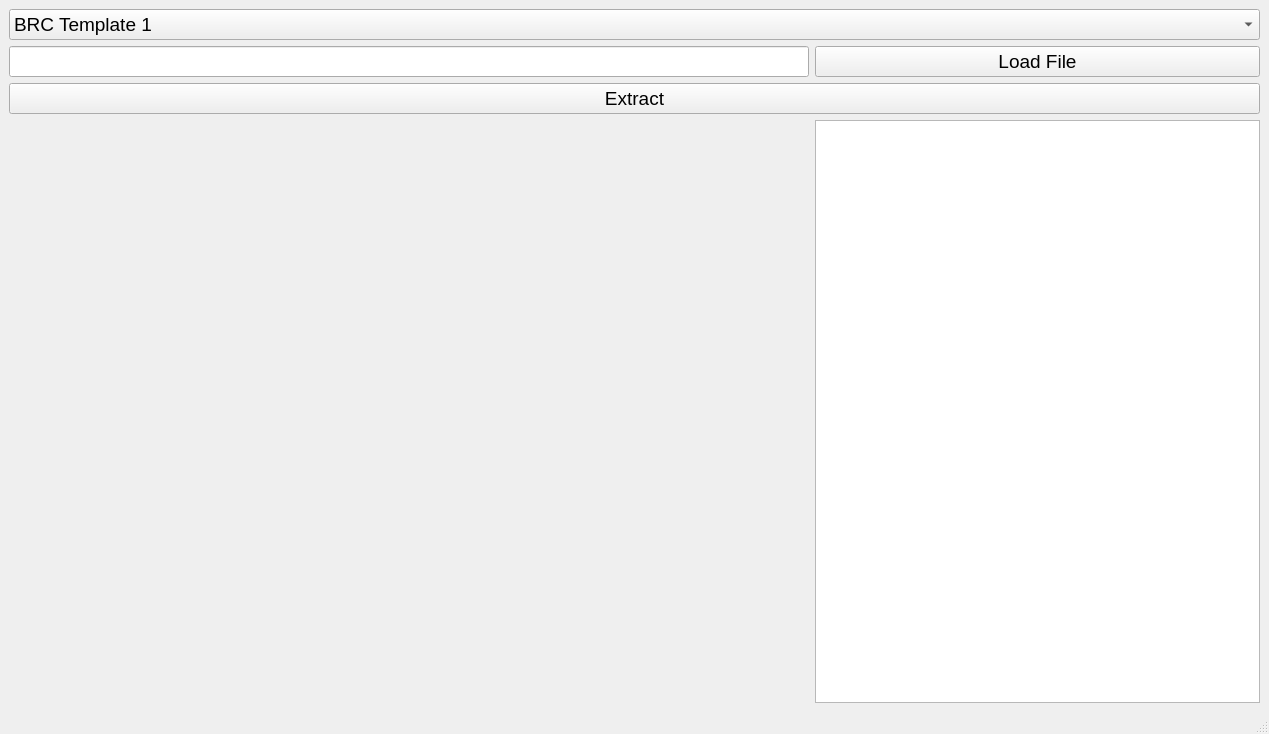
<?xml version="1.0" encoding="UTF-8"?>
<ui version="4.0">
 <class>MainWindow</class>
 <widget class="QMainWindow" name="MainWindow">
  <property name="geometry">
   <rect>
    <x>0</x>
    <y>0</y>
    <width>1269</width>
    <height>734</height>
   </rect>
  </property>
  <property name="windowTitle">
   <string>BlueShieldDocPro</string>
  </property>
  <widget class="QWidget" name="centralwidget">
   <layout class="QGridLayout" name="gridLayout">
    <item row="3" column="0">
     <widget class="QLabel" name="img">
      <property name="minimumSize">
       <size>
        <width>800</width>
        <height>400</height>
       </size>
      </property>
      <property name="font">
       <font>
        <pointsize>14</pointsize>
       </font>
      </property>
      <property name="text">
       <string/>
      </property>
      <property name="alignment">
       <set>Qt::AlignCenter</set>
      </property>
     </widget>
    </item>
    <item row="1" column="0">
     <widget class="QLineEdit" name="fpath">
      <property name="font">
       <font>
        <pointsize>14</pointsize>
       </font>
      </property>
     </widget>
    </item>
    <item row="1" column="1">
     <widget class="QPushButton" name="browse">
      <property name="font">
       <font>
        <pointsize>14</pointsize>
       </font>
      </property>
      <property name="text">
       <string>Load File</string>
      </property>
     </widget>
    </item>
    <item row="3" column="1">
     <widget class="QPlainTextEdit" name="result">
      <property name="minimumSize">
       <size>
        <width>400</width>
        <height>400</height>
       </size>
      </property>
      <property name="font">
       <font>
        <pointsize>14</pointsize>
       </font>
      </property>
     </widget>
    </item>
    <item row="2" column="0" colspan="2">
     <widget class="QPushButton" name="extract">
      <property name="font">
       <font>
        <pointsize>14</pointsize>
       </font>
      </property>
      <property name="text">
       <string>Extract</string>
      </property>
     </widget>
    </item>
    <item row="0" column="0" colspan="2">
     <widget class="QComboBox" name="brc_template">
      <property name="font">
       <font>
        <pointsize>14</pointsize>
       </font>
      </property>
      <item>
       <property name="text">
        <string>BRC Template 1</string>
       </property>
      </item>
     </widget>
    </item>
   </layout>
  </widget>
  <widget class="QMenuBar" name="menubar">
   <property name="geometry">
    <rect>
     <x>0</x>
     <y>0</y>
     <width>1269</width>
     <height>21</height>
    </rect>
   </property>
  </widget>
  <widget class="QStatusBar" name="statusbar"/>
 </widget>
 <resources/>
 <connections/>
</ui>
